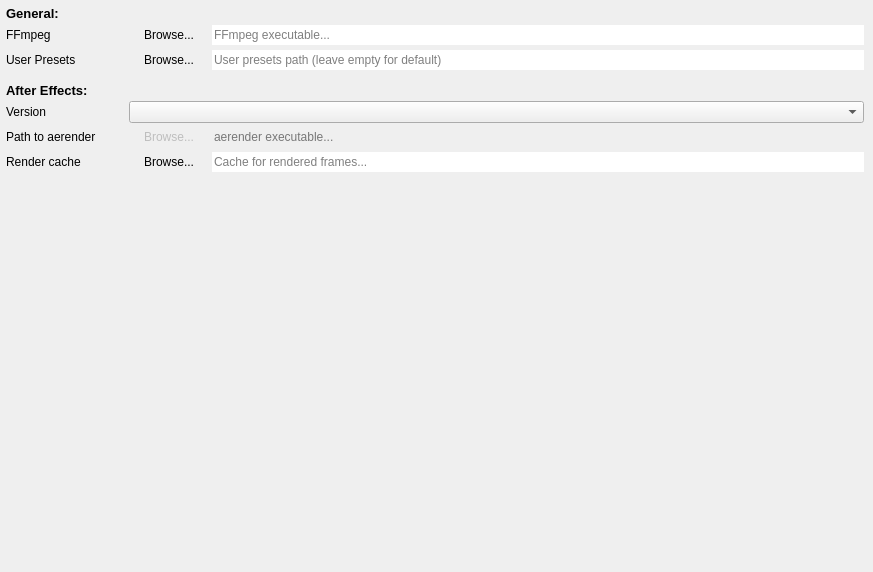
<?xml version="1.0" encoding="UTF-8"?>
<ui version="4.0">
 <class>SettingsWidget</class>
 <widget class="QWidget" name="SettingsWidget">
  <property name="geometry">
   <rect>
    <x>0</x>
    <y>0</y>
    <width>873</width>
    <height>572</height>
   </rect>
  </property>
  <property name="windowTitle">
   <string>Form</string>
  </property>
  <layout class="QVBoxLayout" name="verticalLayout" stretch="0,0,1">
   <property name="leftMargin">
    <number>3</number>
   </property>
   <property name="topMargin">
    <number>3</number>
   </property>
   <property name="rightMargin">
    <number>6</number>
   </property>
   <property name="bottomMargin">
    <number>6</number>
   </property>
   <item>
    <widget class="QWidget" name="generalWidget" native="true">
     <property name="sizePolicy">
      <sizepolicy hsizetype="Preferred" vsizetype="Minimum">
       <horstretch>0</horstretch>
       <verstretch>0</verstretch>
      </sizepolicy>
     </property>
     <layout class="QFormLayout" name="formLayout">
      <property name="horizontalSpacing">
       <number>3</number>
      </property>
      <property name="verticalSpacing">
       <number>3</number>
      </property>
      <property name="leftMargin">
       <number>3</number>
      </property>
      <property name="topMargin">
       <number>3</number>
      </property>
      <property name="rightMargin">
       <number>3</number>
      </property>
      <property name="bottomMargin">
       <number>3</number>
      </property>
      <item row="0" column="0">
       <widget class="QLabel" name="label">
        <property name="minimumSize">
         <size>
          <width>120</width>
          <height>0</height>
         </size>
        </property>
        <property name="font">
         <font>
          <pointsize>10</pointsize>
          <weight>75</weight>
          <bold>true</bold>
         </font>
        </property>
        <property name="text">
         <string>General:</string>
        </property>
       </widget>
      </item>
      <item row="1" column="0">
       <widget class="QLabel" name="label_8">
        <property name="sizePolicy">
         <sizepolicy hsizetype="Preferred" vsizetype="Expanding">
          <horstretch>0</horstretch>
          <verstretch>0</verstretch>
         </sizepolicy>
        </property>
        <property name="text">
         <string>FFmpeg</string>
        </property>
       </widget>
      </item>
      <item row="1" column="1">
       <layout class="QHBoxLayout" name="horizontalLayout_5">
        <item>
         <widget class="QPushButton" name="ffmpegBrowseButton">
          <property name="text">
           <string>Browse...</string>
          </property>
          <property name="flat">
           <bool>true</bool>
          </property>
         </widget>
        </item>
        <item>
         <widget class="QLineEdit" name="ffmpegPathEdit">
          <property name="text">
           <string/>
          </property>
          <property name="frame">
           <bool>false</bool>
          </property>
          <property name="placeholderText">
           <string>FFmpeg executable...</string>
          </property>
         </widget>
        </item>
       </layout>
      </item>
      <item row="2" column="0">
       <widget class="QLabel" name="label_9">
        <property name="sizePolicy">
         <sizepolicy hsizetype="Preferred" vsizetype="Expanding">
          <horstretch>0</horstretch>
          <verstretch>0</verstretch>
         </sizepolicy>
        </property>
        <property name="text">
         <string>User Presets</string>
        </property>
       </widget>
      </item>
      <item row="2" column="1">
       <layout class="QHBoxLayout" name="horizontalLayout_6">
        <item>
         <widget class="QPushButton" name="userPresetsBrowseButton">
          <property name="text">
           <string>Browse...</string>
          </property>
          <property name="flat">
           <bool>true</bool>
          </property>
         </widget>
        </item>
        <item>
         <widget class="QLineEdit" name="userPresetsPathEdit">
          <property name="text">
           <string/>
          </property>
          <property name="frame">
           <bool>false</bool>
          </property>
          <property name="placeholderText">
           <string>User presets path (leave empty for default)</string>
          </property>
         </widget>
        </item>
       </layout>
      </item>
     </layout>
    </widget>
   </item>
   <item>
    <widget class="QWidget" name="aeWidget" native="true">
     <property name="sizePolicy">
      <sizepolicy hsizetype="Preferred" vsizetype="Minimum">
       <horstretch>0</horstretch>
       <verstretch>0</verstretch>
      </sizepolicy>
     </property>
     <layout class="QFormLayout" name="formLayout_2">
      <property name="horizontalSpacing">
       <number>3</number>
      </property>
      <property name="verticalSpacing">
       <number>3</number>
      </property>
      <property name="leftMargin">
       <number>3</number>
      </property>
      <property name="topMargin">
       <number>3</number>
      </property>
      <property name="rightMargin">
       <number>3</number>
      </property>
      <property name="bottomMargin">
       <number>3</number>
      </property>
      <item row="0" column="0">
       <widget class="QLabel" name="label_2">
        <property name="minimumSize">
         <size>
          <width>120</width>
          <height>0</height>
         </size>
        </property>
        <property name="font">
         <font>
          <pointsize>10</pointsize>
          <weight>75</weight>
          <bold>true</bold>
         </font>
        </property>
        <property name="text">
         <string>After Effects:</string>
        </property>
       </widget>
      </item>
      <item row="1" column="0">
       <widget class="QLabel" name="label_10">
        <property name="sizePolicy">
         <sizepolicy hsizetype="Preferred" vsizetype="Expanding">
          <horstretch>0</horstretch>
          <verstretch>0</verstretch>
         </sizepolicy>
        </property>
        <property name="text">
         <string>Version</string>
        </property>
       </widget>
      </item>
      <item row="1" column="1">
       <widget class="QComboBox" name="aeVersionBox"/>
      </item>
      <item row="2" column="0">
       <widget class="QLabel" name="label_11">
        <property name="sizePolicy">
         <sizepolicy hsizetype="Preferred" vsizetype="Expanding">
          <horstretch>0</horstretch>
          <verstretch>0</verstretch>
         </sizepolicy>
        </property>
        <property name="text">
         <string>Path to aerender</string>
        </property>
       </widget>
      </item>
      <item row="2" column="1">
       <layout class="QHBoxLayout" name="horizontalLayout_7">
        <item>
         <widget class="QPushButton" name="aerenderBrowseButton">
          <property name="enabled">
           <bool>false</bool>
          </property>
          <property name="text">
           <string>Browse...</string>
          </property>
          <property name="flat">
           <bool>true</bool>
          </property>
         </widget>
        </item>
        <item>
         <widget class="QLineEdit" name="aerenderPathEdit">
          <property name="enabled">
           <bool>false</bool>
          </property>
          <property name="text">
           <string/>
          </property>
          <property name="frame">
           <bool>false</bool>
          </property>
          <property name="placeholderText">
           <string>aerender executable...</string>
          </property>
         </widget>
        </item>
       </layout>
      </item>
      <item row="3" column="0">
       <widget class="QLabel" name="label_12">
        <property name="sizePolicy">
         <sizepolicy hsizetype="Preferred" vsizetype="Expanding">
          <horstretch>0</horstretch>
          <verstretch>0</verstretch>
         </sizepolicy>
        </property>
        <property name="text">
         <string>Render cache</string>
        </property>
       </widget>
      </item>
      <item row="3" column="1">
       <layout class="QHBoxLayout" name="horizontalLayout_8">
        <item>
         <widget class="QPushButton" name="aeCacheBrowseButton">
          <property name="text">
           <string>Browse...</string>
          </property>
          <property name="flat">
           <bool>true</bool>
          </property>
         </widget>
        </item>
        <item>
         <widget class="QLineEdit" name="aeCacheEdit">
          <property name="text">
           <string/>
          </property>
          <property name="frame">
           <bool>false</bool>
          </property>
          <property name="placeholderText">
           <string>Cache for rendered frames...</string>
          </property>
         </widget>
        </item>
       </layout>
      </item>
     </layout>
    </widget>
   </item>
   <item>
    <spacer name="verticalSpacer">
     <property name="orientation">
      <enum>Qt::Vertical</enum>
     </property>
     <property name="sizeHint" stdset="0">
      <size>
       <width>20</width>
       <height>40</height>
      </size>
     </property>
    </spacer>
   </item>
  </layout>
 </widget>
 <resources/>
 <connections/>
</ui>
